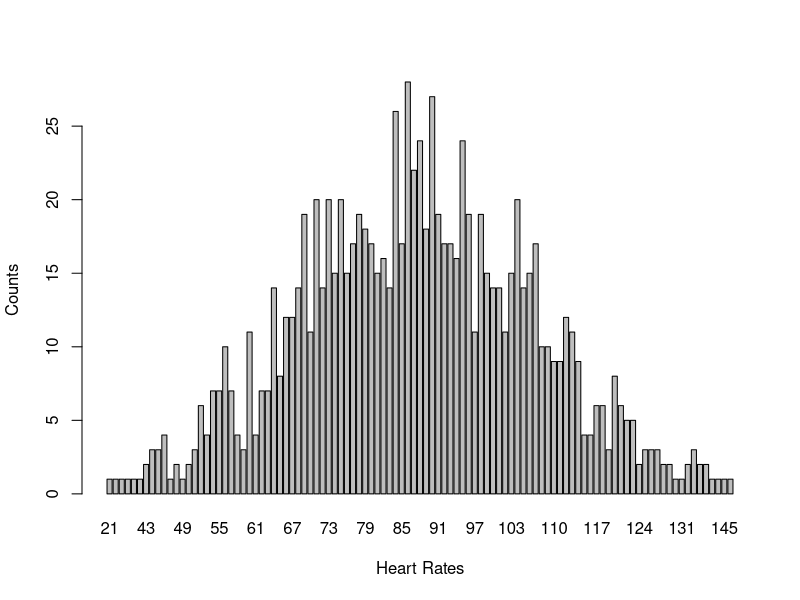

The R script that drew this image:
#Accessing element in a vector
a <-c(1,1,1,1,1,1,1)
a[1]

a[5] <- 500
a

# Accessing multiple elements

a[c(1,3,5)] <- c(100,110,150,180)
a[5] <- 10
a[c(5,7)] <- c(10,3)
a

a <- array(0,20)
a[c(3,7,11)] <-c(2,6,1)
a
a[17:20] <- c(1,2,1,4)
a

#2 dimnesional array
a <- cbind(c(1,2,3,7,9))
a <- cbind(a, c(21,2,1,5,6))
a <- cbind(a, c(2,-1,5,0,-1))
a <- cbind(a, c(1,9,7,2,1), array(7,5))
a

b <- c(3,6,1,9,2)
b
b <- rbind(b, c(3,2,1,8,9))
b
b <- rbind(b, c(4,1,12,1,2))
b


A <- array(0, c(3,4))
A[3,1] <-4
A
A[1,] <- c(1,2,3,4)
A
A[,2] <- c(6,5,4)
A
A[2:3,3:4] <- array(-1, c(2,2))
A

#Load data from a file
#Write data to a file

# Normal distribution
heart.rates <- c(106,111,80,75,68,100,126,78,85,90,82,104,99,67,81,80,100,81,96,111,108,89,49,99,100,74,79,91,69,85,132,101,121,74,95,99,104,128,79,95,103,86,90,77,77,126,69,75,54,84,104,80,71,107,88,87,86,93,66,78,107,84,93,103,89,98,104,87,70,68,112,92,113,81,111,108,56,118,55,96,69,63,95,132,78,72,123,105,44,98,73,100,103,97,89,67,41,107,94,60, 78,81,125,73,91,67,94,77,104,82,99,106,127,59,82,83,109,112,78,106,84,107,62,66,103,60,86,106,92,105,84,84,69,67,77,107,74,52,73,123,114,140,94,75,25,99,67,168,66,94,67,112,90,78,88,91,93,97,91,76,85,107,93,101,98,76,88,33,97,115,104,107,78,94,107,95,85,51,117,84,73,64,86,57,79,68,72,77,95,104,95,50,60,89,55,80,112,45,121,77,68,69,88,60,75,86,64,140,103,91,58,103,113,88,71,105,109,70,80,93,86,69,96,87,72,108,104,73,92,57,79,86,64,90,105,106,88,98,98,68,95,78,46,110,72,47,101,100,73,70,85,75,71,110,125,84,96,82,104,67,84,76,88,90,95,99,109,79,119,71,101,88,54,94,71,71,61,70,102,92,99,69,73,114,43,95,110,88,102,106,98,86,120,64,121,76,93,120,66,70,80,64,77,66,90,71,97,108,58,117,109,61,122,91,73,91,72,124,74,102,88,86,87,73,89,86,93,84,86,129,67,75,83,135,85,112,74,91,60,66,56,82,93,96,103,104,52,100,96,103,113,98,97,89,59,60,80,86,83,82,74,90,123,88,113,46,99,21,64,88,73,77,76,88,67,83,104,106,104,92,125,116,80,67,113,87,76,79,95,75,79,85,107,97,77,112,86,127,63,123,
                     105,114,79,64,121,102,114,44,76,104,121,96,85,83,110,64,66,88,118,68,108,94,90,112,64,86,48,85,73,68,107,128,80,136,84,98,94,108,84,70,92,65,81,78,55,104,82,89,95,78,104,84,58,64,106,94,84,77,75,54,95,79,71,51,93,82,96,111,101,109,51,95,86,70,95,102,64,53,73,104,120,101,81,122,86,68,110,60,95,74,92,87,86,83,74,69,142,86,86,106,
                     60,87,107,61,87,89,114,81,114,87,61,89,71,62,96,114,96,135,45,88,98,72,84,95,94,57,94,76,60,120,111,86,93,87,98,92,80,96,105,101,94,83,73,69,75,113,91,112,80,91,79,107,101,141,74,69,72,107,71,99,107,109,53,90,76,68,97,101,78,95,72,100,72,103,84,80,75,50,56,96,82,88,108,105,91,68,69,83,52,75,74,78,85,71,95,115,74,73,89,113,
                     94,35,45,90,87,92,103,92,120,98,82,76,111,90,86,89,109,104,77,84,54,83,87,92,90,77,66,83,111,55,63,71,98,71,98,108,118,106,52,91,116,88,78,79,90,76,88,73,46,101,98,69,105,60,77,70,60,88,75,80,110,96,71,78,105,83,116,115,62,43,79,71,72,98,119,96,97,101,136,59,84,86,64,85,84,83,99,70,63,91,86,94,123,78,63,145,84,105,96,74,
                     101,94,90,107,54,99,56,79,117,90,112,89,102,75,106,65,105,68,75,78,82,69,115,76,67,98,81,71,104,92,96,87,56,97,84,84,52,75,84,103,64,74,93,84,87,95,97,100,55,66,120,106,106,100,73,82,88,99,92,86,122,105,88,102,86,68,100,89,89,89,88,124,110,102,95,77,93,91,87,108,85,69,81,46,92,56,62,89,81,58,116,130,75,93,108,99,95,88,120,69,
                     68,95,90,69,84,78,110,95,88,117,67,73,81,90,85,87,90,90,57,122,72,75,64,107,106,65,82,84,112,75,111,99,105,56,87,66,76,82,100,105,99,71,96,118,93,104,97,75,71,102,81,93,86,90,91,92,72,85,85,74,70,96,119,103,81,73,109,93,111,98,69,87,91,101,118,79,79,69,114,77,96,80,72,127,73,55,44,100,56,114,90,90,131,74,122,90,54,86,90,100,
                     110,53,92,69,98,57,85,135,68,38,106,90,113,117,62,82,94,56,109,95,120,78,87,112,104,79,103,52,53,71,65,103,75,66,65,80,70,112,102,80,101,65,82,73,79,87,91,62,107,83,121,71,79,109,65,83,117,72,57,98,48,81,103,76,63,84,90,81,126,85,90,92,55,76,129,77,87,86,56,54,65,118,89,77,93,100,66,87,91,113,102,113,113,78,91,89,57,62,80,63)
hr.data <- table(heart.rates)
hrates <- names(hr.data)
counts <- unname(hr.data)
barplot(counts,names.arg=hrates,ylab="Counts",xlab="Heart Rates")


hr.mean <- mean(heart.rates)
hr.sd <- sqrt(sum((heart.rates-hr.mean)^2)/(length(heart.rates)-1))
hr.mean
hr.sd

#KS Test
ks.test(heart.rates,"pnorm",mean=hr.mean,sd=hr.sd)
# D -> maximum distance of the normal distribution (Cumulative Distribution Function - CDF and the empirical mean
# p -> shows  the significant (how confident)